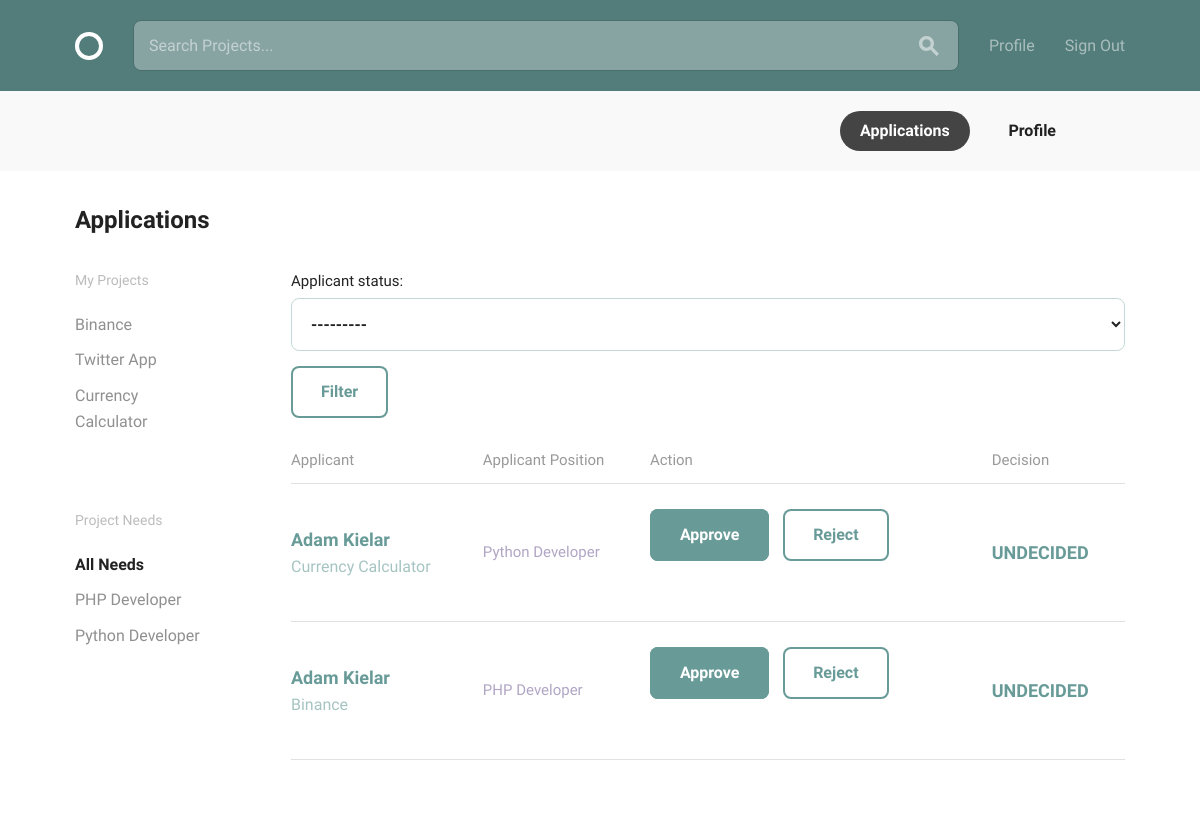
/applications/2 (signed in), run on an earlier commit of the app's database.
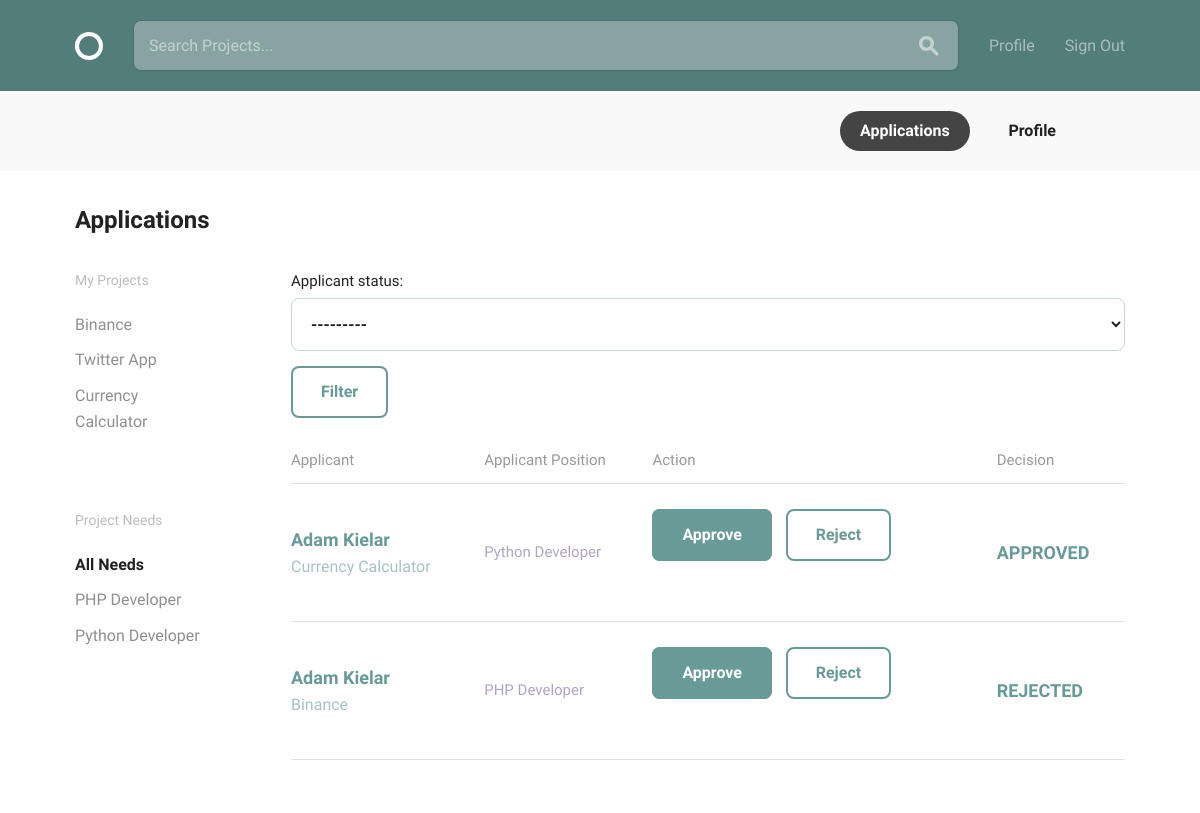
And on a later commit of the database.
### projects/models.py (models this page shows, shortened)
class Project(models.Model):
    owner = models.ForeignKey(settings.AUTH_USER_MODEL,
                              on_delete=models.CASCADE,
                              related_name='projects')
    title = models.CharField(max_length=255, unique=True)
    description = MarkdownxField(max_length=2500, default='')
    project_timeline = MarkdownxField(max_length=500, default='')
    applicant_requirements = MarkdownxField(max_length=500, default='')
    project_status = models.CharField(max_length=255,
                                      choices=PROJECT_STATUS,
                                      blank=True)
    slug = models.SlugField(allow_unicode=True, unique=True)
    created_at = models.DateTimeField(auto_now_add=True)
    class Meta:
        ordering = ['-created_at']

class Position(models.Model):
    project = models.ForeignKey('Project', on_delete=models.CASCADE)
    title = models.CharField(max_length=255, blank=True, default='')
    description = MarkdownxField(default='')
    main_skills = models.ManyToManyField('accounts.MainSkill',
                                         related_name='positions_main')
    other_skills = models.ManyToManyField('accounts.OtherSkill',
                                          related_name='positions_other')
    position_status = models.CharField(max_length=255,
                                       choices=POSITION_STATUS,
                                       blank=True)
    slug = models.SlugField(editable=False, blank=True)
    timeline = models.CharField(max_length=60, blank=True)
    created_at = models.DateTimeField(auto_now_add=True)
    class Meta:
        ordering = ['-created_at']

class Applicant(models.Model):
    user_profile = models.ForeignKey(settings.AUTH_USER_MODEL,
                                     on_delete=models.CASCADE,
                                     related_name='applicants')
    project = models.ForeignKey('Project',
                                on_delete=models.CASCADE,
                                related_name='project_applicants')
    position = models.ForeignKey('Position',
                                 on_delete=models.CASCADE,
                                 related_name='position_applicants')
    applicant_status = models.CharField(max_length=255,
                                        choices=APPLICANT_STATUS,
                                        blank=True)
    created_at = models.DateTimeField(auto_now_add=True)
    class Meta:
        unique_together = ['user_profile', 'position']
        ordering = ['-created_at']

### accounts/models.py (models this page shows, shortened)
class User(AbstractBaseUser, PermissionsMixin):
    email = models.EmailField(verbose_name='email address', max_length=255, unique=True)
    full_name = models.CharField(max_length=255, blank=False, default='')
    avatar = CropperImageField(dimensions=(240, 240), linked=True, default='avatars/sample.png', upload_to='avatars/')
    bio = MarkdownxField()
    date_joined = models.DateTimeField(auto_now_add=True)
    main_skills = models.ManyToManyField('MainSkill', related_name='mainskills')
    other_skills = models.ManyToManyField('OtherSkill', related_name='otherskills')
    is_active = models.BooleanField(default=True)
    is_staff = models.BooleanField(default=False)
    objects = UserManager()
    USERNAME_FIELD = 'email'

### projects/views.py (the view)
# urls.py: path('applications/<int:pk>', views.ApplicantList.as_view(), name='applications'),
class ApplicantList(LoginRequiredMixin, ListView):
    model = Applicant
    search_form_class = SearchForm
    template_name = 'projects/applications.html'
    context_object_name = 'applicants'
    def get_context_data(self, **kwargs):
        context = super(ApplicantList, self).get_context_data(**kwargs)
        if self.request.POST:
            context['search_form'] = self.search_form_class()
        else:
            context['search_form'] = self.search_form_class()
            context['user'] = get_object_or_404(User, pk=self.request.user.id)
            context['projects'] = Project.objects.filter(owner=self.request.user)
            context['positions'] = Position.objects.all()
            context['applicants_filter'] = ApplicantsFilter(self.request.GET, queryset=Applicant.objects.all())
        return context

### projects/forms.py
class SearchForm(forms.Form):
    q = forms.CharField(
        max_length=255,
        widget=forms.TextInput(
            attrs={
                'placeholder': 'Search Projects...',
            },
        ))

### projects/templates/projects/applications.html (shortened to what this page needs)
{% extends 'base.html' %}
{% load static %}
{% block body_content %}
  <div class="circle--actions--bar">
    <nav class="bounds">
      <ul class="circle--pill--list">
        <li><a class="selected" href="{% url 'projects:applications' pk=user.id %}">Applications</a></li>
        <li><a href="{% url 'accounts:profile_detail' pk=user.id %}">Profile</a></li>
      </ul>
    </nav>
  </div>
  <div class="bounds circle--page">
    <div class="circle--page--header grid-100">
      <h2>Applications</h2>
    </div>
    <div class="grid-15">
      <div class="circle--filter circle--secondary--module">
        <h4>My Projects</h4>
        <ul class="circle--filter--list">
          {% for project in projects %}
          <li>
            <a href="{% url 'projects:project_detail' slug=project.slug %}"> {{ project.title }}</a>
          </li>
          {% endfor %}
        </ul>
      </div>
      <div class="circle--filter circle--secondary--module">
        <h4>Project Needs</h4>
        <ul class="circle--filter--list">
          <li><a class="selected">All Needs</a></li>
          {% for position in positions %}
          <li><a href="{% url 'projects:project_detail' slug=position.project.slug %}">{{ position.title }}</a></li>
              {% endfor %}
        </ul>
      </div>
    </div>
    <div class="grid-80 grid-push-5">
      {% if applicants_filter %}
       <form method="GET" class="form-label-group-2">
         <div class="form-label-group-2">
           {{ applicants_filter.form }}
         </div>
         <button type="submit" class="btn btn-primary mb-2">Filter</button>
       </form>
      {% endif %}
      <table class="u-full-width circle--table">
        <thead>
          <tr>
            <th>Applicant</th>
            <th class="circle--cell--right">Applicant Position</th>
            <th class="circle--cell--right">Action</th>
            <th class="circle--cell--right">Decision</th>
          </tr>
        </thead>
        <tbody>
        {% for applicant in applicants_filter.qs %}
          <tr class="clickable-row" data-href="{% url 'accounts:profile_detail' pk=applicant.user_profile.id %}">
            <td>
              <h3>{{ applicant.user_profile.full_name}}</h3>
              <p>{{ applicant.project.title }}</p>
            </td>
            <td class="circle--cell--right">
              <span class="secondary-label">{{ applicant.position.title }}</span>
            </td>
            <td class="circle--cell--right">
              <form method="POST" action="{% url 'projects:apply_status' position_pk=applicant.position.id applicant_pk=applicant.id %}">
              <button class="button button-primary btn-sm" type="submit" value="{{ applicant.id }}" name="approve">Approve</button>
                <button class="button button-danger btn-sm" type="submit" value="{{ applicant.id }}" name="reject">Reject</button>
            </form>
            </td>
            <td class="circle--cell--right">
              <h3>{{ applicant.applicant_status }}</h3>
            </td>
          </tr>
        {% endfor %}
        </tbody>
      </table>
    </div>
  </div>
{% endblock body_content %}

### templates/base.html (shortened to what this page needs)
{% load static %}
<!DOCTYPE html>
<html lang="en">
<head>
  <link rel="stylesheet" href="{% static 'css/global.css' %}">
</head>
<body>
  <header class="circle--header">
    <div class="bounds">
      <div class="circle--fluid">
        <div class="circle--fluid--cell">
          <h1 class="hide-text circle--logo"><a class="logo" href="/">Circle</a></h1>
        </div>
        {% if user.is_authenticated %}
        <div class="circle--fluid--cell circle--fluid--primary">
          <div class="circle--search">
          <form class="" action="{% url 'projects:projects_search' %}" method="GET">
            {{ search_form.q }}
            <button type="submit">
            </button>
            </form>
          </div>
        </div>
        {% endif %}
        <div class="circle--fluid--cell circle--fluid--secondary">
          <nav>
            <ul class="circle--inline">
            {% if not user.is_authenticated %}
              <li><a href="{% url 'account_signup' %}">Sign Up</a></li>
              <li><a href="{% url 'account_login' %}">Sign In</a></li>
              {% else %}
              <li><a href="{% url 'accounts:profile_detail' pk=user.id %}">Profile</a></li>
              <li><a href="{% url 'account_logout' %}">Sign Out</a></li>
              {% endif %}
            </ul>
          </nav>
        </div>
      </div>
    </div>
  </header>
  {% block body_content %}
  {% endblock body_content %}
</body>
</html>

What changed in the data, as far as the page shows it:
removed Applicant: user_profile.full_name "Adam Kielar", project "Currency Calculator", position "Python Developer", {{ applicant.id }} 8 (drawn), applicant_status "UNDECIDED"
added Applicant: user_profile.full_name "Adam Kielar", project "Currency Calculator", position "Python Developer", {{ applicant.id }} 9 (drawn), applicant_status "APPROVED"
changed Applicant "Binance": applicant_status "UNDECIDED" → "REJECTED"
